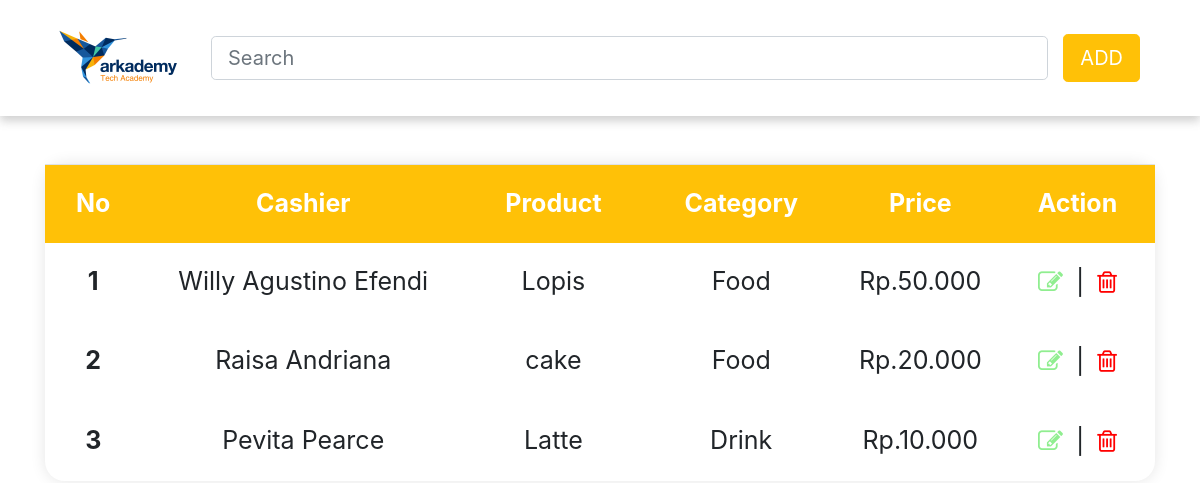
/6c/index.php, run on the app's committed database.
### tables this page shows
CREATE TABLE `product` (
  `id` int(11) NOT NULL,
  `name` varchar(100) NOT NULL,
  `price` varchar(50) NOT NULL,
  `id_category` int(50) NOT NULL,
  `id_cashier` int(50) NOT NULL
);

CREATE TABLE `cashier` (
  `id` int(11) NOT NULL,
  `name` varchar(100) NOT NULL
);

CREATE TABLE `category` (
  `id` int(11) NOT NULL,
  `name` varchar(100) NOT NULL
);

### 6c/functions.php (called while the page is built, shortened)
<?php
$konek = mysqli_connect('localhost', 'root', '', 'arkademy_batch_15_4_d');
function query($query)
{
    global $konek;
    $result = mysqli_query($konek, $query);
    $rows = [];
    while ($row = mysqli_fetch_assoc($result)) {
        $rows[] = $row;
    }
    return $rows;
}

### 6c/index.php (the view, shortened to what this page needs)
<?php
require 'functions.php';
$data = query("SELECT cashier.name as cashier, cashier.id as cashier_id, product.name as product, category.id as category_id, category.name as category, product.price, product.id as product_id FROM product INNER JOIN cashier ON product.id_cashier = cashier.id INNER JOIN category ON product.id_category = category.id ORDER BY product.id DESC;");
?>
<!DOCTYPE html>
<html>
<head>
    <link rel="stylesheet" type="text/css" media="screen" href="assets/css/bootstrap.min.css">
    <link rel="stylesheet" type="text/css" media="screen" href="assets/css/main.css">
    <link rel="stylesheet" href="font-awesome/css/font-awesome.min.css">
</head>
<body>
<nav class="menu navbar navbar-expand-lg navbar-light">
    <div class="container">
        <a class="navbar-brand" href="#">
            <img src="assets/img/logo_arkademy.png" alt="logo" width="150">
        </a>
        <div class="collapse navbar-collapse" id="navbarNav">
            <ul class="navbar-nav">
                <li class="nav-item active">
                    <input class="form-control mr-sm-2 btn-lg" type="search" placeholder="Search" aria-label="Search" size="165">
                </li>
            </ul>
        </div>
        <div class="collapse navbar-collapse" id="navbarNav">
            <div class="col-md text-right">
                <button type="button" class="btn btn-warning text-white btn-lg" data-toggle="modal" data-target="#modalAdd">
                    ADD
                </button>
            </div>
        </div>
    </div>
</nav>
<div class="container">
    <div class="row mt-5 mb-5">
        <div class="col-md">
            <table class="table">
                <tr class="tb-head p-4 mb-2 bg-warning text-white">
                    <th>No</th>
                    <th>Cashier</th>
                    <th>Product</th>
                    <th>Category</th>
                    <th>Price</th>
                    <th>Action</th>
                </tr>
                <?php $no=1; ?>
                <?php foreach ($data as $row): ?>
                    <tr class="tb-body">
                        <td><b><?= $no; ?></b></td>
                        <td><?= $row['cashier']; ?></td>
                        <td><?= $row['product']; ?></td>
                        <td><?= $row['category']; ?></td>
                        <td><?= $row['price']; ?></td>
                        <td>
                            <a class="action" href="index.php?id=<?= $row['product_id']; ?>">
                                <button type="button" class="btn-edit-delete" data-toggle="modal" data-target="#modalEdit">
                                    <span style="color: lightgreen;"><i class="fa fa-edit"></i></a></span>
                            |
                            <a class="action" href="hapus.php?id=<?= $row['product_id']; ?>">
                                <button type="button" class="btn-edit-delete" data-toggle="modal" data-target="#modalDelete">
                                    <span style="color: red;"><i class="fa fa-trash-o"></i></span>
                                </button>
                            </a>
                        </td>
                    </tr>
                    <?php $no++ ?>
                <?php endforeach; ?>
            </table>
        </div>
    </div>
</div>
</body>
</html>

### 6c/assets/css/main.css (style rules this page uses)
.menu { box-shadow: 0px 5px 9px rgba(100,100,100,.3); padding: 0; }
.table { width:100%; text-align: center; box-shadow:0px 0px 15px #E5E5E5; border-radius:20px; }
.tb-head { background: #CECECE; border-radius:20px; font-size: 25px; color:#fff; }
.tb-head th { padding: 20px; }
.tb-body { font-size: 25px; }
.tb-body td { padding: 20px 0px; border:0; }
.btn-edit-delete { background: none; border: 0; }

### data on the page
product: id_cashier.name "Willy Agustino Efendi", name "Lopis", id_category.name "Food", price "Rp.50.000"
product: id_cashier.name "Raisa Andriana", name "cake", id_category.name "Food", price "Rp.20.000"
product: id_cashier.name "Pevita Pearce", name "Latte", id_category.name "Drink", price "Rp.10.000"
